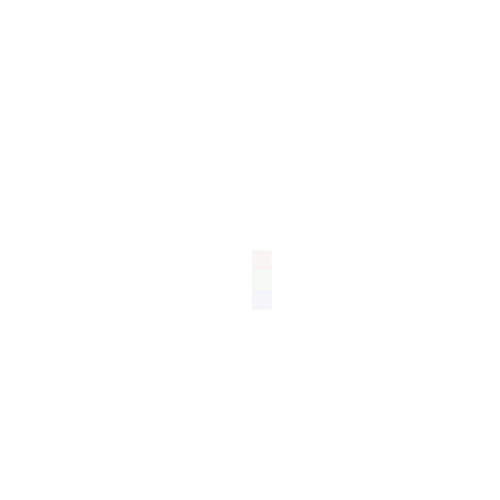
Frame 1 (no input)
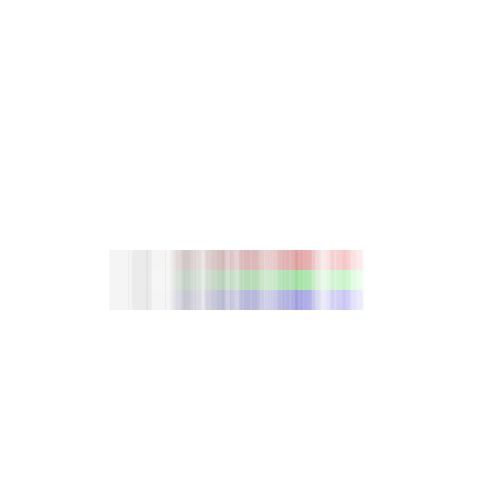
Frame 60 (the mouse pressed at the canvas centre just before this capture)
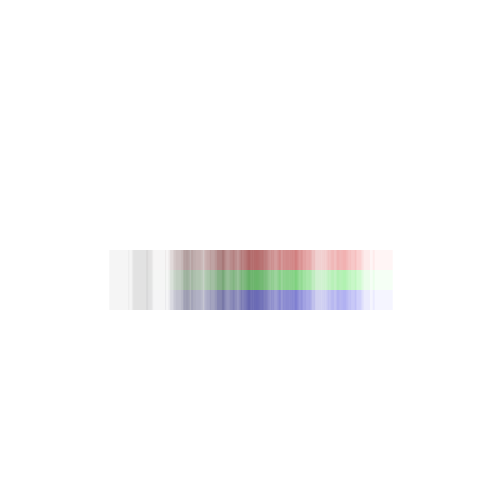
Frame 120 (the mouse held since frame 60 and released just before this capture)

The Processing sketch that drew these frames (run headless with seeded random() and noise(); from frame 60 on, the mouse is pressed at the canvas centre):

// Processing sketch: exerciseI_4_b
// ── exerciseI_4_b.pde
import java.util.Random;
Random generator;
int midX,
midY,
size,
sd;
void setup () {
  size(500, 500);
  generator = new Random();
  midX = width / 2;
  midY = height / 2;
  size = 20;
  sd = 50;
  background(255);
}

void draw() {
  float g1 = (float) generator.nextGaussian();
  
  float x = midX + sd * g1;
  float y = midY;
  noStroke();
  fill(128 + (sd * g1), 0, 0, 10);
  rect(x, y, size, size);
  fill(0, 128 + (sd * g1), 0, 10);
  rect(x, y + size, size, size);
  fill(0, 0, 128 + (sd * g1), 10);
  rect(x, y + (size * 2), size, size);
  
}
